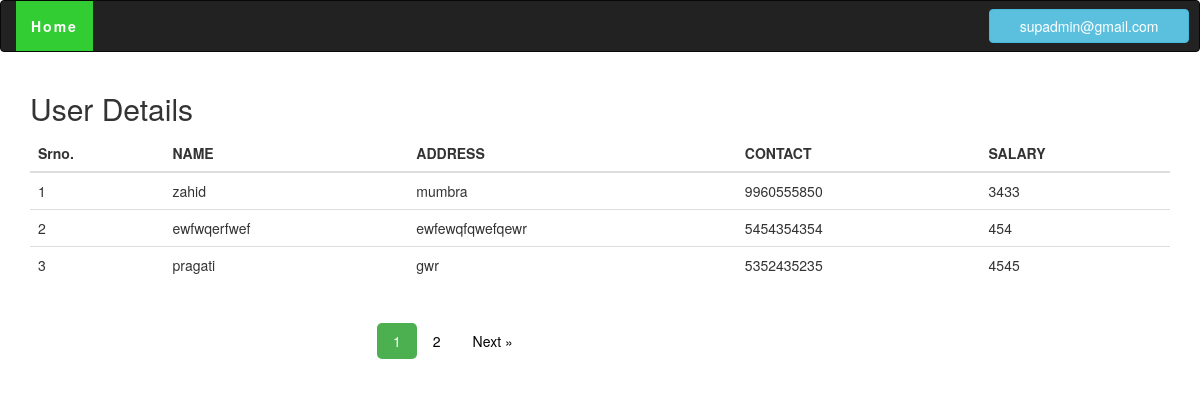
Screenshot of /navv.php (signed in) with the database file from the repository.
### tables this page shows
CREATE TABLE `add1` (
  `Address_id` int(100) NOT NULL,
  `id` varchar(36) NOT NULL,
  `name` varchar(32) NOT NULL,
  `address` varchar(32) NOT NULL,
  `contact` varchar(10) NOT NULL,
  `salary` int(10) NOT NULL
);

### navv.php (the view, shortened to what this page needs)
                    <?php
                    if(isset($_SESSION['flag']))
                    {
                    ?>
                    <!DOCTYPE html>
                    <html lang="en">
                        <head>
                      <link rel="stylesheet" href="https://maxcdn.bootstrapcdn.com/bootstrap/3.3.7/css/bootstrap.min.css">
                    </head>
                        <body>
                            <nav class="navbar navbar-inverse">
                      <div class="container-fluid">
                        <div class=" nav navbar-nav" >
                          <li class="active"><a   href="">Home</a></li>
                        </div>
                              <ul class="nav  navbar-right">
                                 <ul class="dropdown">
                                    <button type="button" class="btn btn-info dropdown-toggle" data-toggle="dropdown"><?php echo $_SESSION['flag'];?></button>
                                       </ul>
                                </ul>
                                </div>
                            </nav>
                            <div class="container">
                       <h2>User Details</h2>
                            <?php
                    $servername = "localhost";
                    $username = "root";
                    $password = "";
                    $dbname = "form";
                    $conn = new mysqli($servername, $username, $password, $dbname);
    $paa = $_GET['page'];
    if($paa=="" || $paa=="1")
        {
            $page1=0;
        }
   else
    {
      $page1=($paa*3)-3;
    }
$sql = "SELECT * FROM `add1` ORDER BY Address_id desc limit $page1,3";
   $result = $conn->query($sql);
     $sql1 = "SELECT * FROM `add1` ORDER BY Address_id desc";
   $result1 = $conn->query($sql1);
?>
</div>
<div class="container">
  <table class="table" >
    <thead>
      <tr>
        <th>Srno.</th>
        <th>NAME</th>
        <th>ADDRESS</th>
        <th>CONTACT</th>
        <th>SALARY</th>
      </tr>
    </thead>
    <tbody>
        <?php $i=0; while($row = $result->fetch_assoc()){ ?>
      <tr>
          <td><?php $i++; echo $i; ?></td>
        <td><?php echo $row['name']; ?></td>
        <td><?php echo $row['address']; ?></td>
        <td><?php echo $row['contact']; ?></td>
        <td><?php echo $row['salary']; ?></td>
      <?php } ?>
    </tbody>
  </table>
    </div>
     <div class="container">
    <div class="pagination">
    <?php
    $count=mysqli_num_rows($result1);
    $p=$count/3;
   $p=ceil($p);
                      for($i=1;$i<=$p;$i++)
                                       {
                                           ?>
    <a href="navv.php?page=<?php echo $i;?>" <?php if($_GET['page'] == $i){echo 'class="active"';} ?> ><?php echo $i;?></a><?php
                                       }
                                    ?>
       <?php if($_GET['page'] != $p){ ?>
        <a href="navv.php?page=<?=$_GET['page']+1 ?>">Next  &raquo;</a>
        <?php } ?>
    </div>
    </div>
</body>
    <?php }else header("location:index.php");?>
</html>

### navv.php (style rules this page uses)
.btn { margin-right: 10px; margin-top: 8px; width: 200px; }
.navbar-nav li a { font-weight: bold; font-family: font-family: "museo-sans", helvetica, sans-serif; font-size:14px; letter-spacing: 2px; }
.navbar-nav li a:hover,.navbar-nav li.active a { color: white !important; background-color: limegreen !important; }
.pagination { display: inline-block; margin-left: 30%; }
.pagination a { color: black; float: left; padding: 8px 16px; text-decoration: none; }
.pagination a.active { background-color: #4CAF50; color: white; margin-left: 5px; border-radius: 5px; }

### rows the page displays
add1: name "zahid", address "mumbra", contact "9960555850", salary "3433"
add1: name "ewfwqerfwef", address "ewfewqfqwefqewr", contact "5454354354", salary "454"
add1: name "pragati", address "gwr", contact "5352435235", salary "4545"

### other values shown
$_SESSION['flag'] "supadmin@gmail.com"
